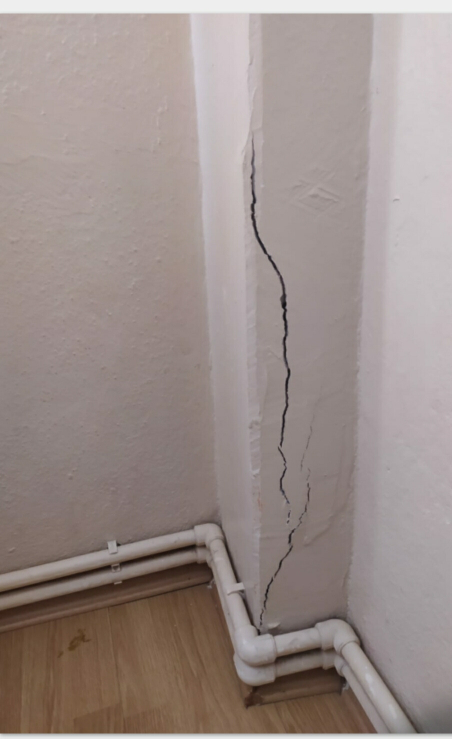
#> input picture images/image1.jpeg, 904 x 1477 px (shown at 1/2 size)
$ python -i crack_detection_v2.py   (imports and definitions only)   (older library calls are emulated)
#> lines starting #> are read from the running program, lines starting #| are printed output that depends on the picture; after the words box and inside, x2 and y2 are one past the last pixel; in counts of white or black regions, pixels touching at a corner belong together
"""
Çatlak Tespiti V2 - Gelişmiş Yöntemler
Line Segment Detection + Ridge Detection + Multi-scale Analysis
"""

import cv2
import numpy as np
from scipy import ndimage


def detect_ridges(gray, sigma=1.0):
    """
    Ridge detection - ince çatlak yapıları için
    Hessian matrix eigenvalue analizi
    """
    # Gaussian smoothing
    smoothed = cv2.GaussianBlur(gray.astype(np.float64), (0, 0), sigma)

    # Hessian matrix bileşenleri
    Ixx = cv2.Sobel(smoothed, cv2.CV_64F, 2, 0, ksize=3)
    Iyy = cv2.Sobel(smoothed, cv2.CV_64F, 0, 2, ksize=3)
    Ixy = cv2.Sobel(smoothed, cv2.CV_64F, 1, 1, ksize=3)

    # Eigenvalue hesaplama
    tmp = np.sqrt((Ixx - Iyy)**2 + 4*Ixy**2)
    lambda1 = 0.5 * (Ixx + Iyy + tmp)
    lambda2 = 0.5 * (Ixx + Iyy - tmp)

    # Ridge strength (en büyük eigenvalue)
    ridge = np.maximum(np.abs(lambda1), np.abs(lambda2))

    # Normalize
    ridge = ((ridge - ridge.min()) / (ridge.max() - ridge.min() + 1e-8) * 255).astype(np.uint8)

    return ridge


def detect_lines_lsd(gray):
    """
    Line Segment Detector - düz çatlak çizgilerini tespit et
    """
    lsd = cv2.createLineSegmentDetector(0)
    lines, widths, precs, nfas = lsd.detect(gray)

    if lines is None:
        return [], np.zeros_like(gray)

    # Çizgi maskesi oluştur
    line_mask = np.zeros_like(gray)

    filtered_lines = []
    for i, line in enumerate(lines):
        x1, y1, x2, y2 = line[0]
        length = np.sqrt((x2-x1)**2 + (y2-y1)**2)

        # Sadece yeterince uzun çizgileri al
        if length > 30:
            filtered_lines.append(line)
            cv2.line(line_mask, (int(x1), int(y1)), (int(x2), int(y2)), 255, 2)

    return filtered_lines, line_mask


def multi_scale_crack_detection(gray, scales=[1.0, 2.0, 3.0]):
    """
    Multi-scale çatlak tespiti - farklı kalınlıklardaki çatlaklar için
    """
    combined = np.zeros_like(gray, dtype=np.float64)

    for sigma in scales:
        ridge = detect_ridges(gray, sigma)
        combined += ridge.astype(np.float64)

    # Normalize
    combined = ((combined - combined.min()) / (combined.max() - combined.min() + 1e-8) * 255).astype(np.uint8)

    return combined


def detect_dark_lines(gray, threshold=30):
    """
    Koyu çizgileri tespit et - çatlaklar genelde çevreden daha koyu
    """
    # Yerel ortalama
    kernel_size = 21
    local_mean = cv2.blur(gray.astype(np.float64), (kernel_size, kernel_size))

    # Yerel ortalamadan ne kadar koyu?
    diff = local_mean - gray.astype(np.float64)

    # Sadece koyu olanları al
    dark_mask = (diff > threshold).astype(np.uint8) * 255

    return dark_mask


# [19 lines left out: function skeletonize, not called in this run]


def filter_crack_contours(contours, min_length=50, max_width=30, min_aspect_ratio=3.0):
    """
    Çatlak benzeri konturları filtrele
    Çatlaklar: uzun, ince, düzensiz
    """
    cracks = []

    for contour in contours:
        area = cv2.contourArea(contour)
        if area < 50:
            continue

        # Minimum bounding rectangle
        rect = cv2.minAreaRect(contour)
        width, height = rect[1]

        if width == 0 or height == 0:
            continue

        # Uzun kenar ve kısa kenar
        long_side = max(width, height)
        short_side = min(width, height)

        if short_side == 0:
            continue

        aspect_ratio = long_side / short_side

        # Çatlak kriterleri:
        # - Yeterince uzun
        # - Yeterince ince (geniş değil)
        # - Aspect ratio yüksek (uzun ve ince)
        if long_side >= min_length and short_side <= max_width and aspect_ratio >= min_aspect_ratio:
            cracks.append(contour)

    return cracks


def detect_cracks_v2(image, config=None):
    """
    Ana çatlak tespiti fonksiyonu - V2

    Args:
        image: BGR veya grayscale görüntü
        config: Konfigürasyon dict

    Returns:
        cracks: Çatlak konturları listesi
        visualization: Görselleştirme için maske
    """
    if config is None:
        config = {
            'ridge_scales': [1.0, 1.5, 2.0],
            'dark_threshold': 20,
            'min_crack_length': 40,
            'max_crack_width': 25,
            'min_aspect_ratio': 2.5,
            'use_lsd': True,
            'combine_methods': True
        }

    # Grayscale'e çevir
    if len(image.shape) == 3:
        gray = cv2.cvtColor(image, cv2.COLOR_BGR2GRAY)
    else:
        gray = image.copy()

    # Contrast enhancement
    clahe = cv2.createCLAHE(clipLimit=3.0, tileGridSize=(8, 8))
    enhanced = clahe.apply(gray)

    # Gürültü azaltma
    denoised = cv2.bilateralFilter(enhanced, 5, 50, 50)

    # === YÖNTEM 1: Multi-scale Ridge Detection ===
    ridge_mask = multi_scale_crack_detection(denoised, config['ridge_scales'])
    _, ridge_binary = cv2.threshold(ridge_mask, 0, 255, cv2.THRESH_BINARY + cv2.THRESH_OTSU)

    # === YÖNTEM 2: Dark Line Detection ===
    dark_mask = detect_dark_lines(denoised, config['dark_threshold'])

    # === YÖNTEM 3: Line Segment Detection ===
    lsd_mask = np.zeros_like(gray)
    if config['use_lsd']:
        _, lsd_mask = detect_lines_lsd(denoised)

    # === Yöntemleri birleştir ===
    if config['combine_methods']:
        # En az 2 yöntemin hemfikir olduğu pikseller
        combined = np.zeros_like(gray, dtype=np.float64)
        combined += (ridge_binary > 0).astype(np.float64)
        combined += (dark_mask > 0).astype(np.float64)
        combined += (lsd_mask > 0).astype(np.float64)

        # En az 2 yöntem hemfikir olmalı
        final_mask = (combined >= 2).astype(np.uint8) * 255
    else:
        # Sadece ridge detection
        final_mask = ridge_binary

    # Morfolojik temizlik
    kernel = cv2.getStructuringElement(cv2.MORPH_ELLIPSE, (3, 3))
    final_mask = cv2.morphologyEx(final_mask, cv2.MORPH_CLOSE, kernel, iterations=2)
    final_mask = cv2.morphologyEx(final_mask, cv2.MORPH_OPEN, kernel, iterations=1)

    # Konturları bul
    contours, _ = cv2.findContours(final_mask, cv2.RETR_EXTERNAL, cv2.CHAIN_APPROX_SIMPLE)

    # Çatlak benzeri konturları filtrele
    cracks = filter_crack_contours(
        contours,
        min_length=config['min_crack_length'],
        max_width=config['max_crack_width'],
        min_aspect_ratio=config['min_aspect_ratio']
    )

    # Görselleştirme maskesi
    visualization = np.zeros_like(gray)
    cv2.drawContours(visualization, cracks, -1, 255, -1)

    return cracks, visualization


# [119 lines left out: functions detect_moisture_v2, draw_results_v2, analyze_results_v2, not called in this run]

>>> import cv2
>>> picture = cv2.imread('../images/image1.jpeg')
#> picture is the input picture: shape (1477, 904, 3); mean B, G, R 138.7, 142.4, 155.3
>>> result = detect_cracks_v2(picture)
#> the loop in multi_scale_crack_detection, `for sigma in scales:` made 3 passes
#> pass 1, in detect_ridges, `Ixy = cv2.Sobel(smoothed, cv2.CV_64F, 1, 1, ksize=3)`:
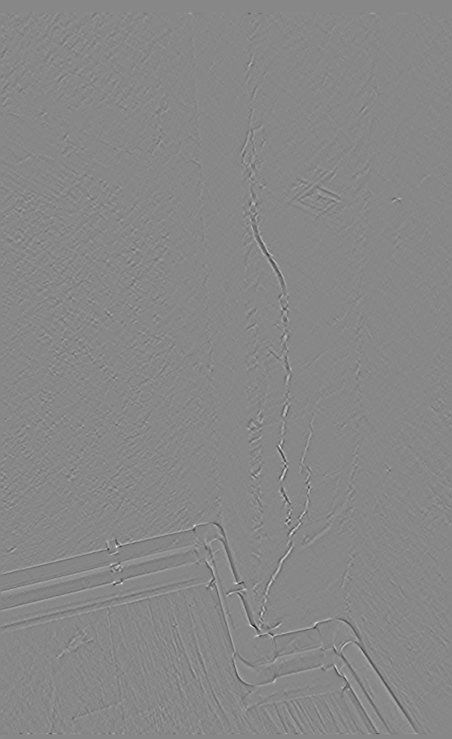
#> Ixy: shape (1477, 904) float64 (shown at 1/2 size); min -46.68, max 41.12, mean 0; drawn with min black and max white
#> in detect_cracks_v2, `_, ridge_binary = cv2.threshold(ridge_mask, 0, 255, cv2.THRESH_BINARY ..`:
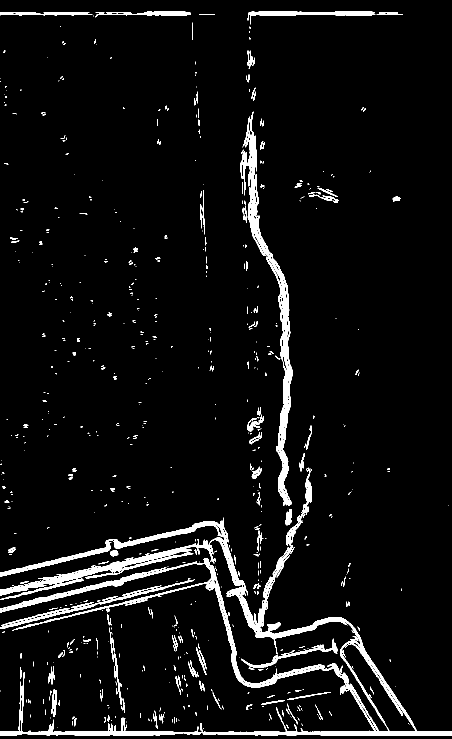
#> ridge_binary: shape (1477, 904) (shown at 1/2 size); 5.1% white; 690 white regions (506 under 20 px), largest, box (x1, y1, x2, y2) and area: (0, 935, 904, 1472) 37176, (490, 223, 585, 1012) 9782, (495, 23, 751, 49) 1768
#> in detect_dark_lines, `diff = local_mean - gray.astype(np.float64)`:
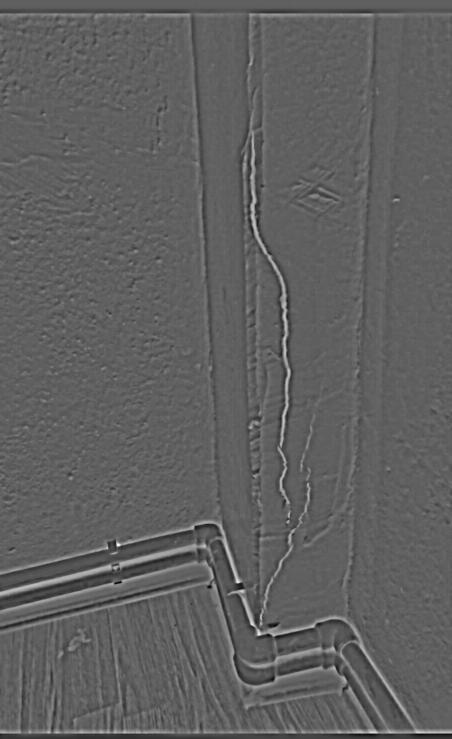
#> diff: shape (1477, 904) float64 (shown at 1/2 size); min -78.02, max 128.9, mean 0; drawn with min black and max white
#> in detect_dark_lines, `dark_mask = (diff > threshold).astype(np.uint8) * 255`:
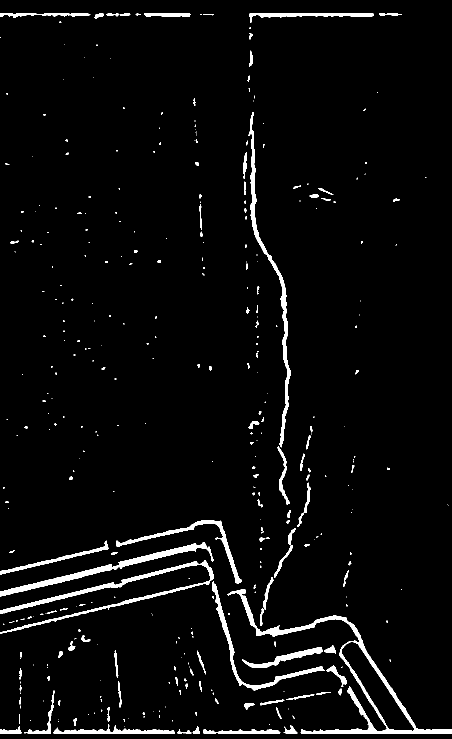
#> dark_mask: shape (1477, 904) (shown at 1/2 size); 3.5% white; 368 white regions (243 under 20 px), largest, box (x1, y1, x2, y2) and area: (455, 1179, 904, 1467) 8113, (0, 1121, 428, 1267) 5245, (0, 1084, 427, 1193) 4540
#> in detect_lines_lsd, `lines, widths, precs, nfas = lsd.detect(gray)`: lines = 806 rows, first 6: [901.9, 1466.5, 0.619, 1468], [486.6, 1163.5, 467, 1168.6], [535.9, 1266.7, 508.9, 1274], [510.6, 1254.4, 494.9, 1246.9], [232.6, 1099.4, 230.9, 1074.3], [386.2, 1057.7, 234.9, 1092.3]; widths = 806 values, max 24.74 at index 220, min 1.47 at index 645, mean 4.98; precs = 806 values from 0.125 to 0.125; nfas = None
#> the loop in detect_lines_lsd, `for i, line in enumerate(lines):` made 806 passes
#> (x1, y1, x2, y2, length) on passes 1 to 3: (901.9, 1466.5, 0.619, 1468, 901.3), (486.6, 1163.5, 467, 1168.6, 20.3), (535.9, 1266.7, 508.9, 1274, 27.95)
#> after the loop in detect_lines_lsd, `for i, line in enumerate(lines):`:
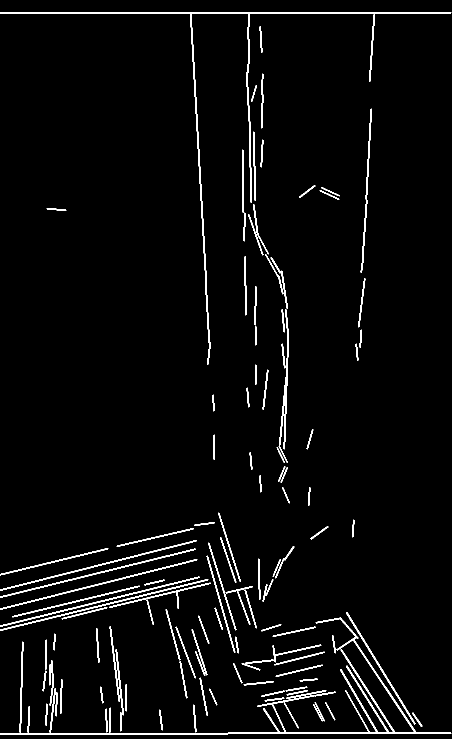
#> line_mask: shape (1477, 904) (shown at 1/2 size); 3.3% white; 112 white regions, largest, box (x1, y1, x2, y2) and area: (0, 1235, 903, 1469) 7881, (0, 24, 903, 730) 5957, (557, 618, 578, 926) 1299
#> after the loop in detect_lines_lsd, `for i, line in enumerate(lines):`: filtered_lines = 153 items, first 6: [[901.9, 1466.5, 0.619, 1468]], [[386.2, 1057.7, 234.9, 1092.3]], [[630.3, 1254.1, 546.2, 1272.3]], [[452.8, 1185.3, 504.5, 1173.5]], [[415, 1112.2, 469.1, 1304.5]], [[428.1, 1045.7, 389.4, 1050.8]]
#> in detect_cracks_v2, `combined += (dark_mask > 0).astype(np.float64)`: combined: shape (1477, 904) float64; min 0, max 2, mean 0.0866
#> in detect_cracks_v2, `combined += (lsd_mask > 0).astype(np.float64)`:
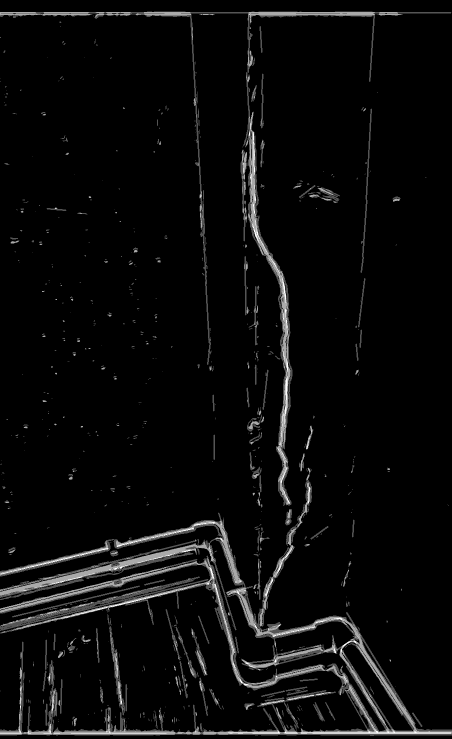
#> combined: shape (1477, 904) float64 (shown at 1/2 size); min 0, max 3, mean 0.12; drawn with min black and max white
#> in detect_cracks_v2, `final_mask = (combined >= 2).astype(np.uint8) * 255`: final_mask: shape (1477, 904); 3.2% white; 584 white regions (469 under 20 px), largest, box (x1, y1, x2, y2) and area: (405, 1175, 904, 1468) 8051, (0, 1121, 650, 1376) 6352, (496, 224, 581, 1009) 6087
#> in detect_cracks_v2, `kernel = cv2.getStructuringElement(cv2.MORPH_ELLIPSE, (3, 3))`: kernel = [[0, 1, 0], [1, 1, 1], [0, 1, 0]]
#> in detect_cracks_v2, `final_mask = cv2.morphologyEx(final_mask, cv2.MORPH_CLOSE, kernel, ite..`: final_mask: shape (1477, 904); 3.7% white; 330 white regions (235 under 20 px), largest, box (x1, y1, x2, y2) and area: (405, 1175, 904, 1469) 9218, (0, 1117, 650, 1376) 7336, (488, 224, 581, 1009) 7207
#> in detect_cracks_v2, `final_mask = cv2.morphologyEx(final_mask, cv2.MORPH_OPEN, kernel, iter..`: final_mask: shape (1477, 904); 3.5% white; 172 white regions (77 under 20 px)
#> in detect_cracks_v2, `contours, _ = cv2.findContours(final_mask, cv2.RETR_EXTERNAL, cv2.CHAI..`: contours = 172 contours, 97 with area under 20; largest, box (x1, y1, x2, y2) and area: (453, 1175, 904, 1468) 6904, (492, 229, 581, 1009) 6332, (0, 1084, 430, 1193) 4603, (0, 1123, 398, 1225) 2742, (407, 1119, 649, 1376) 2280
#> the loop in filter_crack_contours, `for contour in contours:` made 172 passes
#> (area, rect, width, height, long_side, short_side, aspect_ratio) on passes 4 to 6: (550.5, ((482.5, 1464.2), (155, 7.05), -0.551), 155, 7.05, 155, 7.05, 21.99), (125, ((581.5, 1462), (10, 29), -90), 10, 29, 29, 10, 2.9), (100.5, ((393.5, 1465), (16.26, 12.02), -45), 16.26, 12.02, 16.26, 12.02, 1.35)
#> in detect_cracks_v2, `cv2.drawContours(visualization, cracks, -1, 255, -1)`:
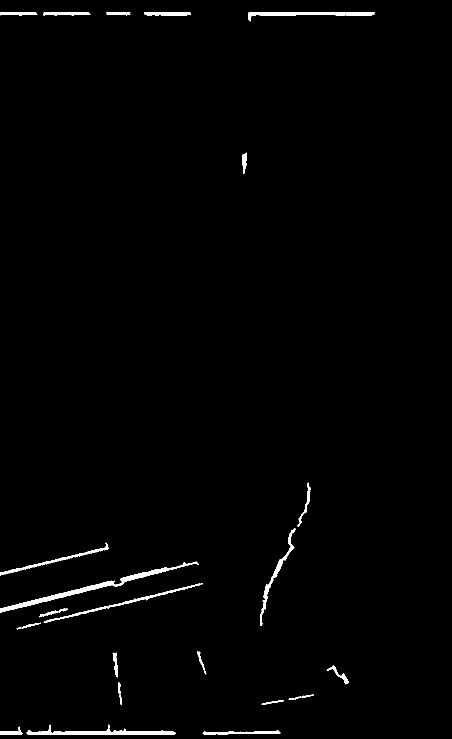
#> visualization: shape (1477, 904) (shown at 1/2 size); 1.2% white; 22 white regions, largest, box (x1, y1, x2, y2) and area: (0, 1123, 398, 1225) 3153, (53, 1449, 352, 1469) 1916, (496, 24, 750, 43) 1736

$ run again, on images/image4.jpeg
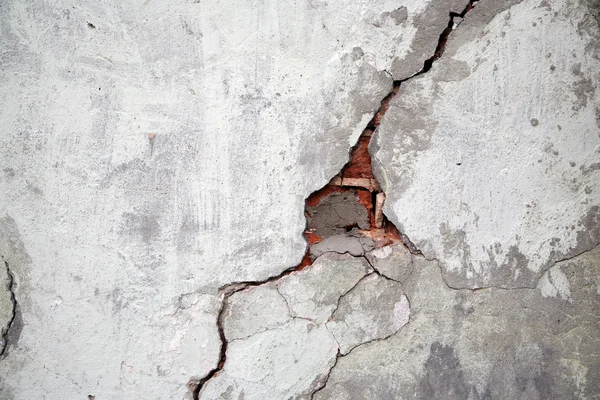
#> input picture images/image4.jpeg, 600 x 400 px
#> picture is the input picture: shape (400, 600, 3); mean B, G, R 191, 192.7, 194.9
#> in detect_cracks_v2, `_, ridge_binary = cv2.threshold(ridge_mask, 0, 255, cv2.THRESH_BINARY ..`:
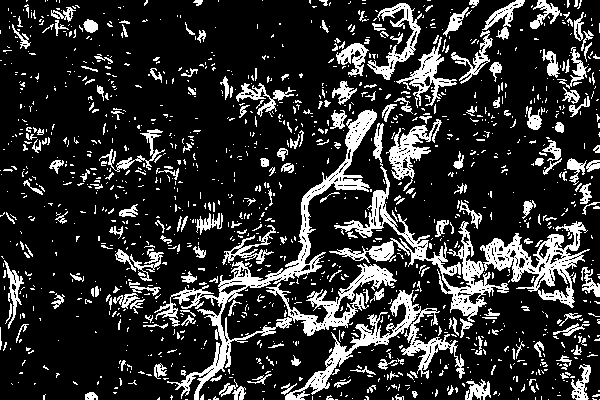
#> ridge_binary: shape (400, 600); 18.4% white; 1361 white regions (1135 under 20 px), largest, box (x1, y1, x2, y2) and area: (154, 109, 397, 400) 7504, (329, 123, 509, 322) 4302, (285, 290, 465, 400) 3162
#> dark_mask: shape (400, 600); 19.9% white; 2280 white regions (1902 under 20 px), largest, box (x1, y1, x2, y2) and area: (161, 160, 510, 400) 8829, (348, 0, 479, 159) 2247, (486, 234, 532, 285) 734
#> lines = 1237 rows, first 6: [227.5, 282.3, 280, 275.9], [348.4, 152.8, 389.3, 86.56], [303.3, 198.4, 329.1, 181.5], [333.3, 364.4, 337.5, 345.5], [453.7, 16.99, 451.8, 27.1], [409.7, 312.5, 404.9, 295.5]; widths = 1237 values, max 17.36 at index 394, min 1.26 at index 620, mean 4.84; precs = 1237 values from 0.125 to 0.125; nfas = None
#> the loop in detect_lines_lsd, `for i, line in enumerate(lines):` made 1237 passes
#> (x1, y1, x2, y2, length) on passes 1 to 3: (227.5, 282.3, 280, 275.9, 52.87), (348.4, 152.8, 389.3, 86.56, 77.88), (303.3, 198.4, 329.1, 181.5, 30.86)
#> after the loop in detect_lines_lsd, `for i, line in enumerate(lines):`: filtered_lines = 24 items, first 6: [[227.5, 282.3, 280, 275.9]], [[348.4, 152.8, 389.3, 86.56]], [[303.3, 198.4, 329.1, 181.5]], [[450.4, 38.81, 427, 72.75]], [[506.7, 7.94, 478.4, 28.54]], [[381.7, 210.9, 416.2, 245.1]]
#> kernel = [[0, 1, 0], [1, 1, 1], [0, 1, 0]]
#> contours = 395 contours, 272 with area under 20; largest, box (x1, y1, x2, y2) and area: (194, 160, 370, 400) 2315, (367, 190, 432, 265) 734, (310, 292, 421, 397) 711, (345, 109, 377, 157) 664, (310, 261, 396, 327) 648
#> the loop in filter_crack_contours, `for contour in contours:` made 395 passes
#> area on passes 4, 7, 9: 20.5, 30.5, 22
#> after the loop in filter_crack_contours, `for contour in contours:`: cracks = 6 contours; box (x1, y1, x2, y2) and area: (345, 109, 377, 157) 664, (398, 37, 447, 84) 346, (442, 277, 475, 316) 210, (443, 0, 479, 38) 158, (5, 262, 17, 321) 155, (484, 0, 523, 25) 136
#> in detect_cracks_v2, `cv2.drawContours(visualization, cracks, -1, 255, -1)`:
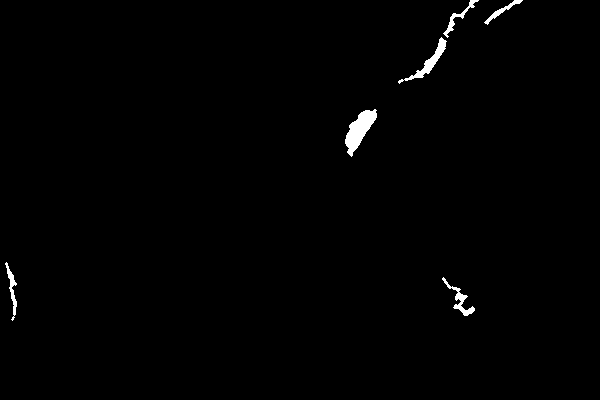
#> visualization: shape (400, 600); 0.83% white; 6 white regions, box (x1, y1, x2, y2) and area: (345, 109, 377, 157) 718, (398, 37, 447, 84) 412, (442, 277, 475, 316) 271, (5, 262, 17, 321) 215, (443, 0, 479, 38) 213, (484, 0, 523, 25) 175
